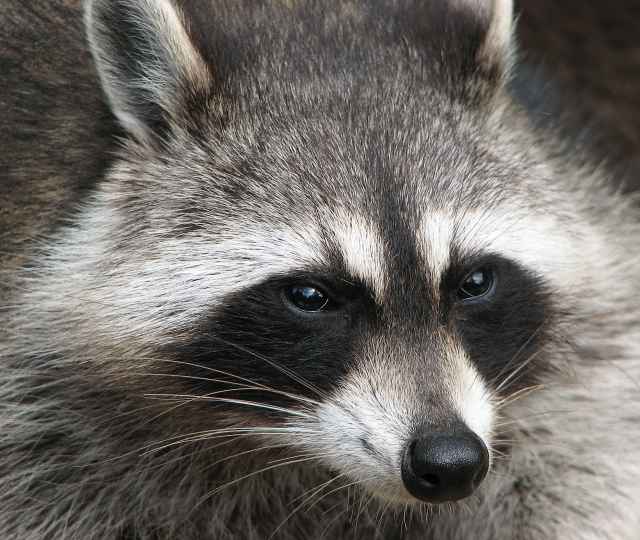
#> input picture code/ntbks/11_numpy/img/raccoon.jpg, 1280 x 1080 px (shown at 1/2 size)
$ jupyter execute --allow-errors 11_numpy.ipynb
#> lines starting #> are read from the running program, lines starting #| are printed output that depends on the picture
## 11 Numpy
Numpy is a commonly used library for the scientific use of python.
The package allows high-performance computation on multidimensional arrays. There are a lot of built-in functions for working with arrays.
This notebook wants to show basic and advanced functionalities of numpy.

[cell 1]
import numpy as np # importing numpy with an alias for easy use

Initializing arrays and accessing elements and information about a given array

[cell 2]
a = np.array([1, 2, 3, 4, 5])

print(a)
print(type(a)) # python built-in function for any python object
print(a.shape) # function of the numpy object that returns the shape of the array

print(a[0]) # access elements like in a python list

a[0] = 6 # change a list object value
print(a)

Creating multidimensional arrays or matrices

[cell 3]
b = np.array([[1, 2, 3], [4, 5, 6], [7, 8, 9]])
print(b.shape)
print(b)
print(f"b[0, 0]: {b[0][0]}  ,  b[1, 2]: {b[1][2]}")

Convenience functions for easy array creation

[cell 4]
a = np.zeros((3,3))
print(a)

b = np.ones((1, 2))
print(b)

c = np.eye(3) # creates a 3 dimensional identity matrix
print(c)

d = np.random.random((3,3)) #creates a 3x3 matrix with random values between 0 and 1
print(d)

Numpy offers two built-in methods that allow you to create ranges (similar to the python method <i>range()</i>), one called np.arange() and the other np.linspace():<br>
As the name suggests, np.arange() behaves in the same way as the python-internal method in that it lets you set a range and a step size, it's recommended by the official numpy docs for creating integer sequences. It includes the start value but not the stop value, similar to range() ( [start, stop) )<br>
np.linspace() on the other hand lets you define a range, set the amount of steps you want and then returns evenly spaced numbers from that interval, inferring the step size from the given information. The range includes the start and stop value (the borders of the interval, [start, stop] )The method is recommended for the use with floating point numbers.<br>
In practice it does not matter which method you choose for which data type, as long as you understand how your preferred method works you will get out the correct numbers:

[cell 5]
linspace_int_range = np.linspace(start=0, stop=10, num=11)
linspace_float_range = np.linspace(start=0, stop=10, num=10)
arange_int_range = np.arange(start=0,stop=10,step=1)
arange_float_range = np.arange(start=0,stop=10,step=0.1)

print(f"linspace_int_range: {linspace_int_range}")
print(f"linspace_float_range: {linspace_float_range}")
print(f"arange_int_range: {arange_int_range}")
print(f"arange_float_range: {arange_float_range}")

### Exercise 11.1
Create an array with shape (3,7) filled like
[[1, 2, 3 ,4 , 5, 6, 7]
 [8, 9, ...
 ]]

[cell 6]
### your code here

Selecting and modifying elements from a matrix with lists:

[cell 7]
c = np.array([ 2, 3, 6])
#selects one elements from each row with the indices given by c
#> (the rest of this cell did not finish here and is left out)

### Exercise 11.2
Create an array that contains the elements from the last two rows from column three to five

[cell 8]
### your code here

### Exercise 11.3:

Select the third, sixths and second element of row one, two and three from the array and multiply all elements by ten

[cell 9]
### your code here

### Boolean indexing and masks

[cell 10]
mask = (a>9) #creates a boolean array where the element in a is larger than 9
print(mask)

print(a[mask]) #prints all values that fulfill the condition

print(a[a>2]) # in one line (very convenient for filtering data)

## Datatypes in numpy

numpy chooses the datatype according to the values in the list.
A particular datatype can be enforced during initialization to avoid issues in calculations and assertions

[cell 11]
x = np.array([1,2])
print(x.dtype)

x = np.array([1.0, 2.0])
print(x.dtype)

x = np.array([1, 2], dtype=np.int8) #forces the datatype to be int8
print(x.dtype)

## The useful stuff: Math with numpy arrays

numpy has a lot of built-in functionalities for basic maths

[cell 12]
x = np.array([[1, 2, 3], [4, 5, 6], [7, 8, 9]])
y = 2*np.eye(3)

print(f"x:\n {x}")
print(f"y:\n {y}\n")

#elementwise addition
print("elementwise addition:")
print(x+y)
print(f"{np.add(x,y)}\n")
#elementwise subtraction
print("elementwise subtraction:")
print(x-y)
print(f"{np.subtract(x,y)}\n")
#elementwise multiplication
print("elementwise multiplication:")
print(x*y)
print(f"{np.multiply(x,y)}\n")
#elementwise division
print("elementwise division:")
print(x/x)
print(f"{np.divide(x,x)}\n")
#elementwise square root
print("elementwise square root:")
print(np.sqrt(x))

### Matrix multiplication

You can utilize numpy to easily calculate the dot or cross product for matrices...

[cell 13]
print(f"x:\n {x}")
print(f"y:\n {y}\n")

print(f"dot product methods:")
print(x.dot(y))
print(np.dot(x,y))
print(x@y) #this method is preferred in newer versions of numpy

print("\ncross product (row wise)")
print(np.cross(x, y)) #cross product of vectors (row wise)

... and vectors:

[cell 14]
v = np.array([1, 2, 3]) #vector for matrix vector multiplication
w = np.array([4, 5, 6])

print(f"v: {v}")
print(f"w: {w}\n")

print("scalar product methods:")
print(v.dot(w)) #scalar product
print(np.dot(v, w))

print("\ndot product vector/matrix:")
print(x.dot(v))
print(np.dot(x,v))
print(x@v)

print("\ncross product (vector orthogonal to v, w):")
print(np.cross(v,w)) # vector orthogonal to v, w

### More built-in functions

np.sum() sums up all elements in a array/matrix. The axis parameter lets you choose between rows and columns (this is used in many other numpy methods as well):

[cell 15]
print(f"np.sum(x): {np.sum(x)}") # sums up all elements
print(f"np.sum(x, axis=0): {np.sum(x, axis=0)}") # sums up all columns
print(f"np.sum(x, axis=1): {np.sum(x, axis=1)}") # sums up all rows

np.abs() returns the absolute values from a list/array/matrix:

[cell 16]
print(np.abs(np.array([1,2,-4,-6,8])))

np.average() and np.mean() behave quite similarly, both return either the average over an array/matrix or one of its axes. np.average() allows for an additional weight array to calculate the weighted average.

[cell 17]
print("np.average:")
print(f"np.average(x): {np.average(x)}")
print(f"np.average(x, axis=0): {np.average(x, axis=0)}")
print(f"np.average(x, axis=1): {np.average(x, axis=1)}")
print(f"np.average(x, axis=1), weighted: {np.average(x, axis=1, weights=[5,7,25])}") # avg = sum(x * weights) / sum(weights)

print("\nnp.mean:")
print(f"np.mean(x): {np.mean(x)}")
print(f"np.mean(x, axis=1): {np.mean(x, axis=1)}")

np.argmax() can be used to return the indices of the maximum values along an axis, while np.argmin() does the same for the minimum values:

[cell 18]
z = np.array([[1,4,3],[7,2,5],[3,6,9]])
print(f"z:\n{z}\n")

print(f"np.argmax(z, axis=0): {np.argmax(z, axis=0)}")
print(f"np.argmax(z, axis=1): {np.argmax(z, axis=1)}")

print(f"np.argmin(z, axis=0): {np.argmin(z, axis=0)}")
print(f"np.argmin(z, axis=1): {np.argmin(z, axis=1)}")

### Randomisation

Numpy offers a wide range of functions that allow you to randomly sample from a given range or array. If you want your results to be reproducible you should opt to set a fixed seed:

[cell 19]
rng = np.random.default_rng(seed=1337)

print(f"rng.integers(endpoint=True):\n{rng.integers(low=0,high=10,size=100,endpoint=True)}")
print(f"rng.integers(endpoint=False):\n{rng.integers(low=0,high=10,size=100,endpoint=False)}")

# Return random floats in the half-open interval [0.0, 1.0). Results are from the “continuous uniform” distribution over the stated interval.
print(f"\nrng.random(size=10):\n{rng.random(10)} <- sampled from 'continuous uniform' distribution")

# array with 5 samples from the standard normal distribution
print(f"\nrng.standard_normal(5): {rng.standard_normal(5)}")

# 3x4 array with samples from the normal distribution with mean=2 and standard deviation=4:
print(f"\n2 + 4*rng.standard_normal(size=(3,4)):\n{2 + 4*rng.standard_normal(size=(3,4))} <- sampled from a shifted normal distribution")

# Generates a random sample from a given array
# replace: Whether the sample is with or without replacement. Default is True, meaning that a value of 'a' can be selected multiple times.
# shuffle: Whether the sample is shuffled when sampling without replacement. Default is True, False provides a speedup.
choices = [1,2,5,19,15,12,20,21,72,45,12,5,2,3,7,40,21,42,25]

print(f"\nchoices array: {choices}")
print(f"rng.choice(choices,size=10,replace=True,shuffle=False): {rng.choice(choices,size=10)} <- 5 appears 3 times")
print(f"rng.choice(choices,size=10,replace=True,shuffle=False): {rng.choice(choices,size=10,replace=False)} <- all values unique")

# Return random bytes
print(f"\nrng.bytes(10): {rng.bytes(10)}")

### Transposition

[cell 20]
print(x)
print(x.T)
print(v)
print(v.T)

### Broacasting and Reshaping
Broadcasting can be used to add a constant vector to every row or column of a matrix. Numpy handles these operation itself.

[cell 21]
print(x)
print(v)
print(x + v) #this adds v elementwise to every column of x

[cell 22]
z = np.array([1,2])
#outer product of vectors
# reshaping the v vector to a column-like vector
print(np.reshape(v, (3,1)))
print(np.reshape(v, (3,1))* z)

## Using skimage for image processing
Images can be interpreted as matrices with RGB Values. These images can be read with skimage and other packages and be processed like numpy arrays.

[cell 23]
from skimage import transform, io

img = io.imread('img/raccoon.jpg')
#> img is the input picture: shape (1080, 1280, 3); mean R, G, B 109.3, 105.3, 101
print(f"img.dtype: {img.dtype}\nimg.shape: {img.shape}\n")
#| img.dtype: uint8
#| img.shape: (1080, 1280, 3)
print(f"img:\n{img}")
#> (printed output is left out)
img_tinted = img * [1, 0.8, 0.9] #changes the rgb values of the image
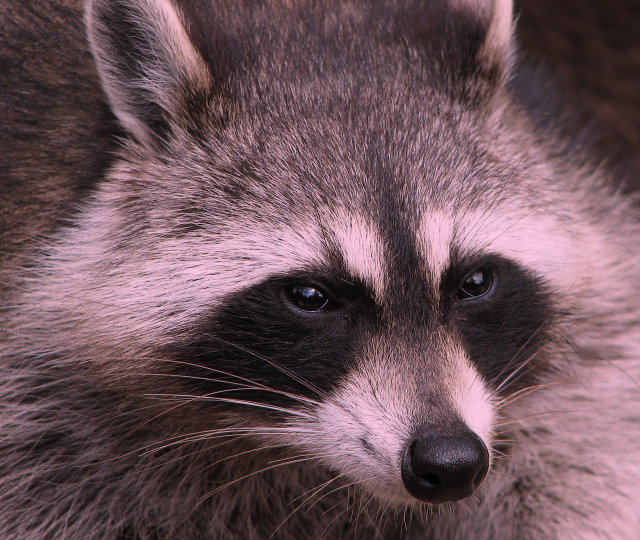
#> img_tinted: shape (1080, 1280, 3) float64 (shown at 1/2 size); mean R, G, B 109.3, 84.2, 90.9
img_bw = np.dot(img[...,:3], [0.299, 0.587, 0.114]) #formula for greyscale conversion
print(f"\nimg_bw:\n{img_bw}")
#> (printed output is left out)
img_resized = transform.resize(img, (200, 200), mode='symmetric', preserve_range=True) #resizes the image
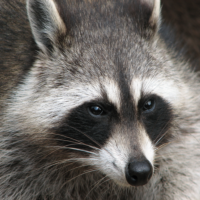
#> img_resized: shape (200, 200, 3) float64; mean R, G, B 109.3, 105.3, 101
print(f"img_resizedmg.dtype: {img_resized.dtype}\nimg_resized.shape: {img_resized.shape}\n")
#| img_resizedmg.dtype: float64
#| img_resized.shape: (200, 200, 3)
#> (the rest of this cell did not finish here and is left out)
